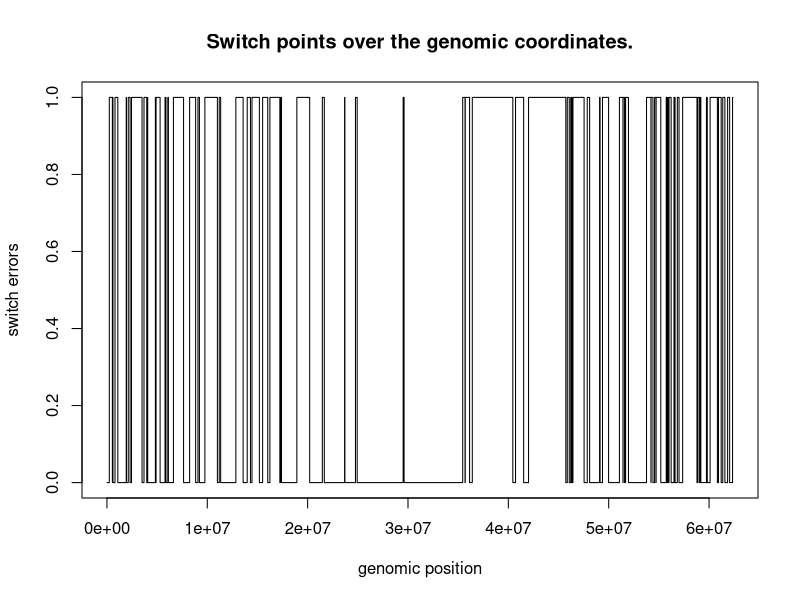

The R script that drew this image: (Note: this script raises an error after producing the figure.)

## Purpose of the this script: 
  # Compute the switch points using the truth and phased haplotype (obtained from phaseExtender)
  # Here we use 25 RBphased samples used in Set B.
  # We do two rounds of RBphasing and phase comparison.

### Set the required path; 
## **update the path as need be with your directory 
getwd()
setwd("/home/priyanka/Dropbox/SharedWithHarish/TestSwitchErrors/SwitchErrorTutorial")
getwd()
list.files()  # read available files and folders 


##########  Switch errors test - Set B (first round of phaseExtension) ########## 
#####  Read the required data  ###### 

## Import "truth haplotype" for SetB
truthHaplotype_NA12891 <- read.table('SetB/truth_Haplotype_NA12891.txt', header = TRUE)
head(truthHaplotype_NA12891)
  #**Note: R doesn't allow to use ":" in header name and it is automatically renamed to "."
  # you can see this in the output 

# change the name of the header
colnames(truthHaplotype_NA12891)[colnames(truthHaplotype_NA12891)=="NA12891.PI"] <- "true.NA12891.PI"
colnames(truthHaplotype_NA12891)[colnames(truthHaplotype_NA12891)=="NA12891.PG_al"] <- "true.NA12891.PG_al"


## Import "phased haplotype" for SetB
phased_SetB_NA12891 <- read.table('SetB_02/phased_Haplotype_NA12891.txt', header = TRUE)
# or, we can use the file "extended_haplotype_NA12891.txt" from the folder "/SetB/phased_NA12891_SetB_run01/"
head(phased_SetB_NA12891)

# change the name of the header
colnames(phased_SetB_NA12891)[colnames(phased_SetB_NA12891)=="NA12891.PI"] <- "phased.NA12891.PI"
colnames(phased_SetB_NA12891)[colnames(phased_SetB_NA12891)=="NA12891.PG_al"] <- "phased.NA12891.PG_al"


## Merge the truth and phased data set to identify switch errors
merged.data <- merge(truthHaplotype_NA12891, phased_SetB_NA12891,
                     by=c("CHROM", "POS"))
head(merged.data)

# set the data in order by "POS" - ** it's very important to do this **
merged.data <- merged.data[order(merged.data$POS),]

# after merging, the row-index becomes random; so let's put it in order
rownames(merged.data) <- NULL

# Now, compare the "truth haplotype" with "phased haplotype" and ...
# ... find the sites where haplotype phasing switched
merged.data$match <- ifelse((merged.data$true.NA12891.PG_al == merged.data$phased.NA12891.PG_al), 0, 1)
# **Note: the "match" column should have values "0's" and "1's". A continous "0" or "1" indicates 
# .. properly phased block. But, transition from 0 -> 1 or from 1 -> 0 suggests a "Switch Error" betweeen the blocks.

# Now, plot the "Switch Error" points as png
png("SwitchPoints_SetB_withOutHaplotypeBreaks.png", width = 1600, height = 600)
plot(merged.data$POS, merged.data$match, main = "Switch points over the genomic coordinates.", type = "s", 
     xlab = "genomic position", ylab = "switch errors")
#title(main = "Switch points", xlab = 'genomic coordinates', ylab = 'switch points')
dev.off()


# Compute switch error rates 
number_of_hets <- length(merged.data$match)
num_of_switch <- 0
prev_match <- merged.data$match[1]
for (item in merged.data$match){
  curr_match = item
  if (curr_match != prev_match){
    num_of_switch = num_of_switch + 1
    
    # reset the "previous match" value
    prev_match = curr_match}}

switch_err_rate = num_of_switch/(number_of_hets)
switch_err_rate
# [1] 0.01272502

# switch error rate per mb
# the size of human Chr 22 is about 62.3 mb
switch_error_rate_perMb = switch_error_rate/(62)
switch_error_rate_perMb
# [1] 0.0002819994



# switch error after accounting for the initial number of RBphased blocks
######## Fix the switch points by taking "haplotype breaks" into account. ##########
## The above switch point data (i.e "match") and the plot we obtained above doesn't account for break in haplotypes.
# Since our haplotype aren't completely merged genome/chromosome wide. The switch points needs to be defined per block. 

## So, now we compute switch point by including changes in "PI" values.
# Now, the "switch points" are addressed when :
  # we see 0 -> 1, or when 1 -> 0 in the "match" data
  # PI of the haplotype block changes
    # ** So, now we need to account for the match and also for change in haplotype block index.

# the length (number of rows) of the dataframe
seq_len <- length(merged.data$match)
seq_len

# set empty variables 
previous_match <- 0
hap_size <- 0
haplotype_sizes <- integer()  # to store the size of haplotype extended truly.
previous_pi <- 1 
haplotype_breaks <- integer()

# run a for loop to find switch points 
for (ith in c(1:seq_len)){
  current_match = merged.data$match[ith]
  current_pi = merged.data$phased.NA12891.PI[ith]
  if (previous_match == current_match & previous_pi == current_pi) {
    hap_size = hap_size + 1}
  else if (previous_match != current_match | previous_pi != current_pi) {
    # store the haplotype size of properly phased (extended) block
    haplotype_sizes <- c(haplotype_sizes, hap_size)
    hap_size <- 1}  # reset the haplotype size to 1
  
  # store the last haplotype size when the for loop reaches the end
  if (ith == seq_len){
    haplotype_sizes <- c(haplotype_sizes, hap_size)}
  
  # also find the genomic positions where haplotype breaks occur 
  if (previous_pi != current_pi){
    haplotype_breaks <- c(haplotype_breaks, merged.data$POS[ith])}
  
  # update the previous match and pi values for next for-loop 
  previous_match = current_match
  previous_pi = current_pi }


## Identify switch points and compute "switch error" rates. 
# the total number of haplotype blocks represent frequecy of switch points
freq_of_switch = length(haplotype_sizes)
total_possible_switch = sum(haplotype_sizes) # or number of hets site
haplotype_sizes

# calculate switch error rate
switch_error_rate = (freq_of_switch/total_possible_switch)
switch_error_rate
# [1] 0.0190358

# switch error rate per mb
switch_error_rate_perMb = switch_error_rate/(62)
switch_error_rate_perMb
# [1] 0.0002819994

## Now, add another column that represent the fully accounted haplotype switchpoints.
phase_state = 0
match_by_pi <- integer()
for (sizes in haplotype_sizes) {
  match_by_pi <- c(match_by_pi, rep(phase_state, sizes))
  
  # change the phase state for next loop
  if (phase_state == 0){
    phase_state = 1}
  else if (phase_state == 1){
    phase_state = 0} }

## add data "match02" to the dataframe
merged.data$match_by_pi <- match_by_pi

## Now, make switch points plot by accounting for the haplotype breaks. 
# for that we will create another column with updated matches between truth and phased haplotypes
png("SwitchPoints_SetB_includingHaplotypeBreaks.png", width = 1600, height = 600)
plot(merged.data$POS, merged.data$match_by_pi, main = "Switch points over the genomic coordinates with haplotype breaks.", type = "s", 
     xlab = "genomic position", ylab = "switch errors")
dev.off()

## We can now overlay the haplotype breaks position on the top of switch points plot
abline(v=haplotype_breaks, col='red')


# for convenience let's convert this haplotype size list into integer array
haplotype_size_numeric <- as.numeric(unlist(haplotype_sizes))
haplotype_size_numeric

## Let's plot a histogram of the haplotype size distribution 
hisHap <- hist(haplotype_size_numeric)  # general histogram metrics for the data 
hist(haplotype_size_numeric, 
     main="Histogram for Haplotype size distribution", 
     xlab="haplotype size", 
     border="blue", 
     col="green",
     xlim=c(0,200),
     ylim = c(0,320),
     las=1, 
     breaks=20)
# add the size of the frequency to the histogram plot 
text(hisHap$mids,hisHap$counts,labels=hisHap$counts, adj=c(0.5, -0.5))

## Density plot
densHap <- density(haplotype_size_numeric)
plot(densHap, main = "Density plot of the haplotype size distribution")
polygon(densHap, col = 'red', border = 'blue')


print("Completed the switch error analyses on first round of phaseExtension on Set-B data.")
#### Complete analyses on Set-B02  #######


